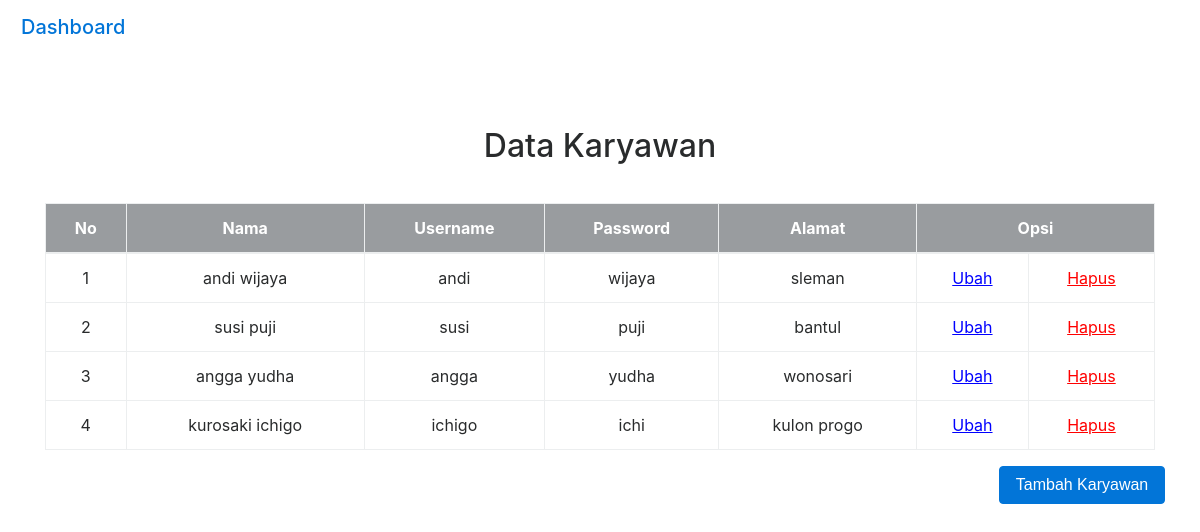
The app's page /admin/index.php?halaman=karyawan with its own data.
### tables this page shows
CREATE TABLE `karyawan` (
  `id_karyawan` int(225) NOT NULL,
  `nama` varchar(225) NOT NULL,
  `username` varchar(225) NOT NULL,
  `password` varchar(225) NOT NULL,
  `alamat` varchar(225) NOT NULL,
  PRIMARY KEY (`id_karyawan`)
);

### config/koneksi.php (called while the page is built, shortened)
<?php
$con = new mysqli("localhost","root","","dbdata");
class karyawan{
	public $koneksi;
	function __construct($con){
		$this->koneksi = $con;
	}
	function ambil_karyawan()
	{
		$ambil=$this->koneksi->query("SELECT*FROM karyawan");
		while ($pecah = $ambil->fetch_assoc()) {
			$data[] = $pecah;
		}
		return $data;
	}
}
$karyawan = new karyawan($con);
?>

### admin/karyawan/karyawan.php (the view, shortened to what this page needs)
<center>
	<h2 style="margin-bottom: 40px">Data Karyawan</h2>
	<div>
		<table class="table table-bordered">
			<thead style="background-color: #999C9F">
				<tr style="text-align: center; color: white;font-weight: bold;">
					<td scope="col">No</td>
					<td scope="col">Nama</td>
					<td scope="col">Username</td>
					<td scope="col">Password</td>
					<td scope="col">Alamat</td>
					<td scope="col" colspan="2">Opsi</td>
				</tr>
			</thead>
			<tbody>
				<?php $data=$karyawan->ambil_karyawan() ?>
				<?php foreach ($data as $key => $value): ?>
					<tr style="text-align: center">
						<td><?php echo $value['id_karyawan']; ?></td>
						<td><?php echo $value['nama']; ?></td>
						<td><?php echo $value['username']; ?></td>
						<td><?php echo $value['password']; ?></td>
						<td><?php echo $value['alamat']; ?></td>
						<td><a href="index.php?halaman=ubah_karyawan&id=<?php echo $value['id_karyawan'];?>"  style="text-decoration: underline; color: blue;" >Ubah</a></td>
						<td><a href="index.php?halaman=hapus_karyawan&id=<?php echo $value['id_karyawan'];?>" style="text-decoration: underline; color: red">Hapus</a></td>
					</tr>
				<?php endforeach ?>
			</tbody>
		</table>
		<div class="col-md-5">
		<button style="margin-left: 615px;margin-bottom: 30px" type="button" class="btn btn-primary" data-toggle="modal" data-target="#ModalTambah">Tambah Karyawan</button>
		</div>
	</center>

### admin/index.php (shortened to what this page needs)
<?php include '../config/koneksi.php' ?>
<!DOCTYPE html>
<html>
<head>
	<link rel="stylesheet" type="text/css" href="../assets/css/bootstrap.css">
</head>
<body>
	<nav class="navbar navbar-expand-lg navbar-dark bg-dark">
		<a class="navbar-brand" href="#"><span class="navbar-brand mb-0 h1" style="padding-left: 5px;margin-top: -50px">Dashboard</span></a>
		<button class="navbar-toggler" type="button" data-toggle="collapse" data-target="#navbarSupportedContent" aria-controls="navbarSupportedContent" aria-expanded="false" aria-label="Toggle navigation">
			<span class="navbar-toggler-icon"></span>
		</button>
	</nav>
	<div>
		<div class="container" style="padding-top: 30px;">
			<?php
			if (!isset($_GET['halaman'])) {
				include 'home.php';
			}
			else{
				if ($_GET['halaman']=="karyawan") {
					include 'karyawan/karyawan.php';
				}
				elseif ($_GET['halaman']=="hapus_karyawan") {
					include 'karyawan/hapus_karyawan.php';
				}
				elseif($_GET['halaman']=="ubah_karyawan"){
					include 'karyawan/ubah_karyawan.php';
				}
				elseif ($_GET['halaman']=="barang") {
					include 'barang/barang.php';
				}
			}
			?>
		</div>
	</div>
</body>
</html>

### records on screen
karyawan: id_karyawan "1", nama "andi wijaya", username "andi", password "wijaya", alamat "sleman"
karyawan: id_karyawan "2", nama "susi puji", username "susi", password "puji", alamat "bantul"
karyawan: id_karyawan "3", nama "angga yudha", username "angga", password "yudha", alamat "wonosari"
karyawan: id_karyawan "4", nama "kurosaki ichigo", username "ichigo", password "ichi", alamat "kulon progo"
